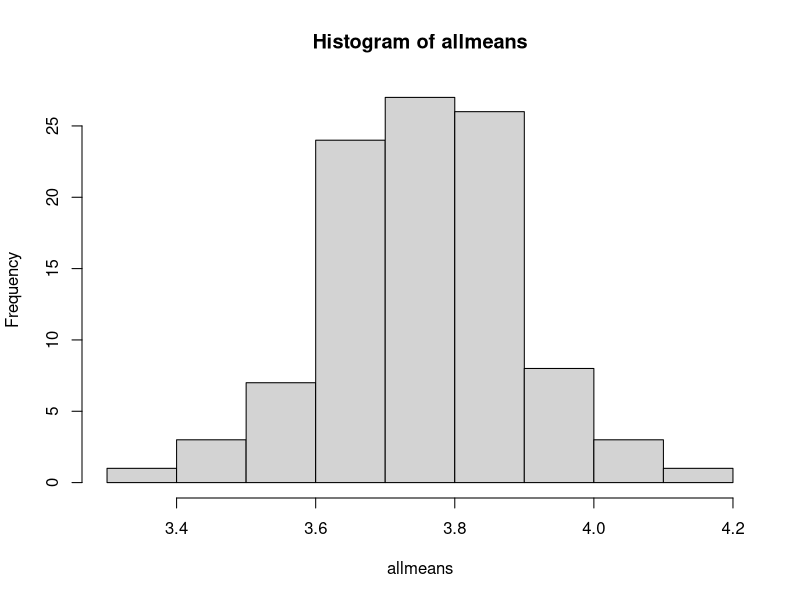
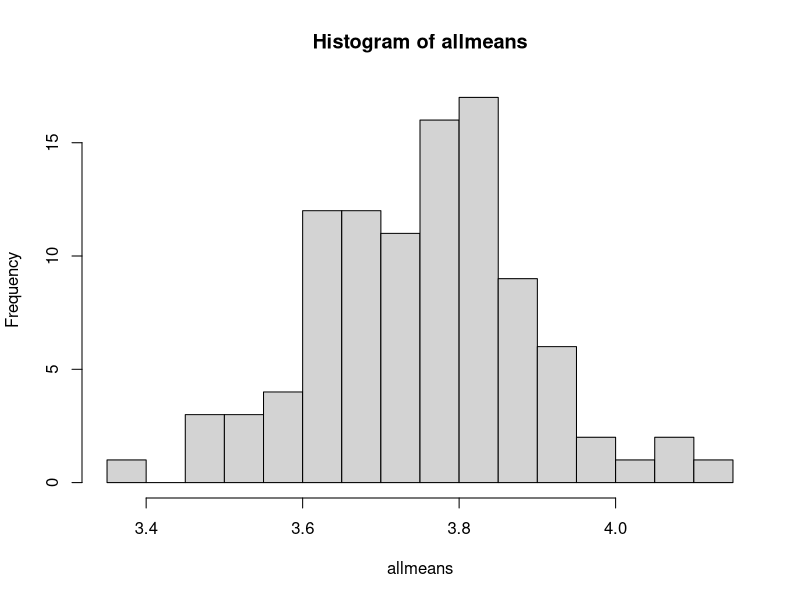
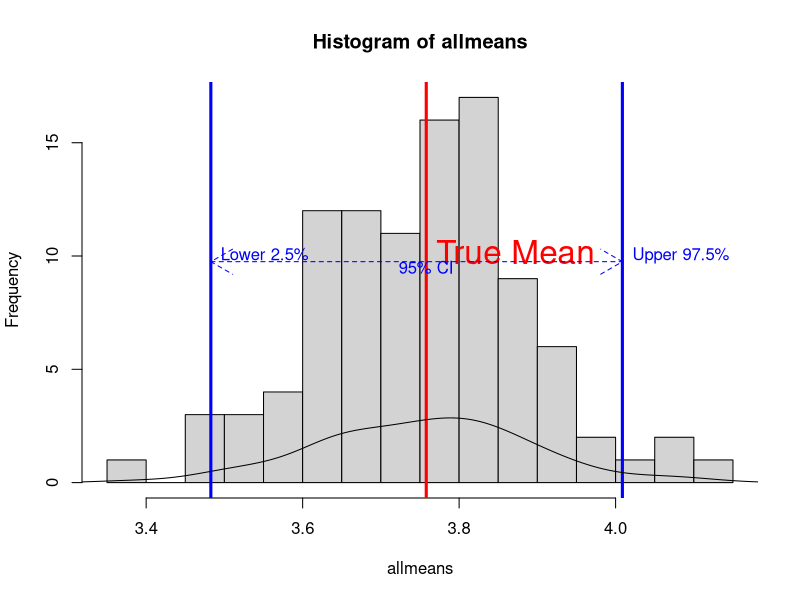

Write R code to recreate these figures, in order.
# Bootstrap mean of petalL

# Using the iris Petal.Length data

petalL <- iris$Petal.Length

# get a sample with replacement

sample( petalL, replace=T )

mean( sample( petalL, replace=T ) )

allmeans <- vector("list", 100)

for ( i in 1:100) {
	
	allmeans[i] <- mean( sample( petalL, replace=T ) ) 
}


allmeans <- vector(length=100)

for ( i in 1:100) {
	
	allmeans[i] <- mean( sample( petalL, replace=T ) ) 
}

## baby steps: take a sample, get the mean

x <- sample(petalL, replace=T)
mean(x)

## use lapply to get 100 samples

lapply( 1:100, sample, x=petalL, replace=T)
samples <- lapply (1:100, sample, x=petalL, replace=T)

## Does this work? What is the problem?

mean(samples)

## samples is a list, so use lapply to get means of each sample. This works:

lapply (samples, mean)

## So save it:

allmeans <- lapply(samples, mean)

## We need two sequential lapply statements, not too bad:

samples <- lapply (1:100, sample, x=petalL, replace=T)
allmeans <- lapply(samples, mean)
head(allmeans)


## Another way is to define the function within lapply:
## Note here that x is just a dummy variable. It takes on a single value of the input list, but we donʻt actually use it

lapply ( 1:100, function(x) { mean(sample( petalL, replace=T))})

## Now try sapply on any/all of the above:

sapply ( 1:100, function(x) { mean(sample( petalL, replace=T))})

## see what they mean about "pretty" output? sapply returns a vector or a matrix if it can

## Back to our confidence interval example:

allmeans <- sapply ( 1:100, function(x) { mean(sample( petalL, replace=T))})

hist(allmeans)

## This is a bit blocky, so letʻs plot more bins:

hist(allmeans, breaks=20)


## The 95% confidence interval is where 95% of the sampled means falls. So if we sort them and draw a line at the 2.5 percentile, and the 97.5 percentile, weʻll see the 95%CI

ss <- sort(allmeans)
ss[3] ## lower 2.5% only 100, so round to 3
ss[97] ## upper 97.5%, round to 97

## you could do more samples to cleanly separate 2.5 and 97.5%

## Plot with bells and whistles
## Plot the true mean of petalL in red, CI in blue
## Add labels to plot
## Arrows to indicate 95% CI
hist(allmeans, breaks=20)

abline( v=mean(petalL), col="red", lwd=3)
abline( v=ss[3], col="blue", lwd=3)
abline( v=ss[97], col="blue", lwd=3)
text(mean(petalL), 10, "True Mean", pos=4, col="red", cex=2)
text(ss[3], 10, "Lower 2.5%", pos=4, col="blue")
text(ss[97], 10, "Upper 97.5%", pos=4, col="blue")
arrows(ss[3], 9.75, ss[97], 9.75, lty=2, code=3, col="blue")
text(mean(petalL), 9.5, "95% CI", col="blue")
## The mean is mean(petalL), and the 95% CI is (ss[3], ss[97])

## We can also plot the "density" of the means using a  
## kernal density method assuming Gaussian kernal densities
## (Normal)
density(allmeans)
lines(density(allmeans))


